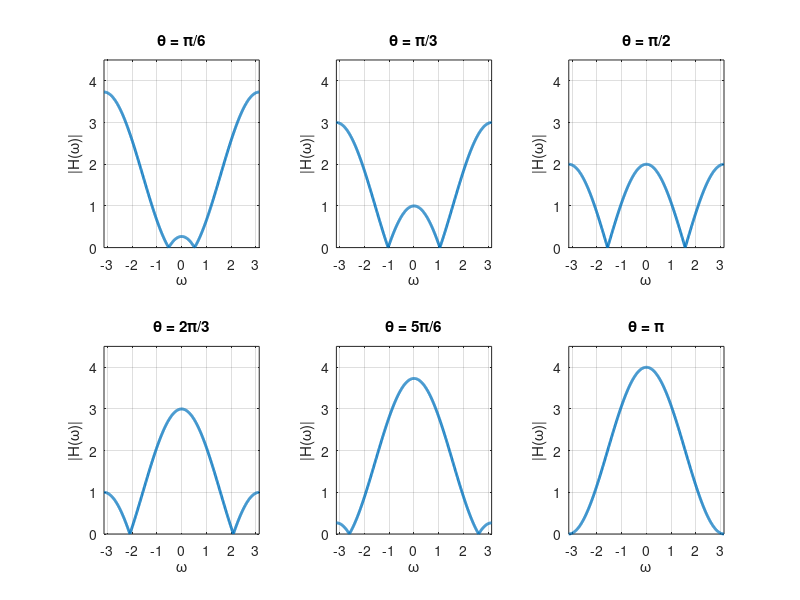

Reproduce this figure in MATLAB. (Note: this script raises an error after producing the figure.)
%% 7.3 Design of a Simple FIR Filter
%%7.3.1
clear;
close all;

w = -pi:0.01:pi;
z = exp(1j * w);

H1 = 1 - 2 * cos(pi/6) * z.^(-1) + z.^(-2);
H2 = 1 - 2 * cos(pi/3) * z.^(-1) + z.^(-2);
H3 = 1 - 2 * cos(pi/2) * z.^(-1) + z.^(-2);
H4 = 1 - 2 * cos(2*pi/3) * z.^(-1) + z.^(-2);
H5 = 1 - 2 * cos(5*pi/6) * z.^(-1) + z.^(-2);
H6 = 1 - 2 * cos(pi) * z.^(-1) + z.^(-2);

figure;

subplot(2,3,1);
plot(w, abs(H1), 'LineWidth', 2);
title('\theta = \pi/6');
xlabel('\omega');
ylabel('|H(\omega)|');
grid on;
ylim([0 4.5]); % Set y-axis limits
xlim([-pi pi]); % Set x-axis limits

subplot(2,3,2);
plot(w, abs(H2), 'LineWidth', 2);
title('\theta = \pi/3');
xlabel('\omega');
ylabel('|H(\omega)|');
grid on;
ylim([0 4.5]); % Set y-axis limits
xlim([-pi pi]); % Set x-axis limits

subplot(2,3,3);
plot(w, abs(H3), 'LineWidth', 2);
title('\theta = \pi/2');
xlabel('\omega');
ylabel('|H(\omega)|');
grid on;
ylim([0 4.5]); % Set y-axis limits
xlim([-pi pi]); % Set x-axis limits

subplot(2,3,4);
plot(w, abs(H4), 'LineWidth', 2);
title('\theta = 2\pi/3');
xlabel('\omega');
ylabel('|H(\omega)|');
grid on;
ylim([0 4.5]); % Set y-axis limits
xlim([-pi pi]); % Set x-axis limits

subplot(2,3,5);
plot(w, abs(H5), 'LineWidth', 2);
title('\theta = 5\pi/6');
xlabel('\omega');
ylabel('|H(\omega)|');
grid on;
ylim([0 4.5]); % Set y-axis limits
xlim([-pi pi]); % Set x-axis limits

subplot(2,3,6);
plot(w, abs(H6), 'LineWidth', 2);
title('\theta = \pi');
xlabel('\omega');
ylabel('|H(\omega)|');
grid on;
ylim([0 4.5]); % Set y-axis limits
xlim([-pi pi]); % Set x-axis limits

sgtitle('Magnitude Response of the Filter for Different \theta Values by 曹正阳');

% Save the figure as a PNG file
saveas(gcf, '7.3_filter_magnitude_response.png');


%% 7.3.2
clear;
close all;

% Load the audio signal and apply the FIR filter
load nspeech1;
filtered_signal = FIRfilter(nspeech1);

if 0 == 1
    sound(nspeech1)
else
    sound(filtered_signal)
end

% Extract segments for visualization
original_segment = nspeech1(100:200);
original_full = nspeech1(100:1100);
filtered_segment = filtered_signal(100:200);
filtered_full = filtered_signal(100:1100);

% Compute DTFT for visualization
[X_original, w_original] = DTFT(original_full, 0);
[X_filtered, w_filtered] = DTFT(filtered_full, 0);

% Set a common color
line_color = 'b-';
line_width = 0.8;  % Adjust the line width

% Plotting with a larger figure window size
figure('Position', [100, 100, 1000, 800]);

subplot(2, 2, 1);
plot(0:length(original_segment) - 1, original_segment, line_color, 'LineWidth', line_width);
title('Original Signal (Time Domain)');
xlabel('Sample Index');
ylabel('Amplitude');

subplot(2, 2, 2);
plot(w_original, 20 * log10(abs(X_original)), line_color, 'LineWidth', line_width);
title('Original Signal (Magnitude of DTFT in dB)');
xlabel('Frequency (rad/sample)');
ylabel('|X(w)| (dB)');

subplot(2, 2, 3);
plot(0:length(filtered_segment) - 1, filtered_segment, line_color, 'LineWidth', line_width);
title('Filtered Signal (Time Domain)');
xlabel('Sample Index');
ylabel('Amplitude');

subplot(2, 2, 4);
plot(w_filtered, 20 * log10(abs(X_filtered)), line_color, 'LineWidth', line_width);
title('Filtered Signal (Magnitude of DTFT in dB)');
xlabel('Frequency (rad/sample)');
ylabel('|X(w)| (dB)');

% Custom sgtitle
sgtitle('Audio Signal and FIR Filtering Analysis by 曹正阳');

% Save the figure with a different name
saveas(gcf, 'audio_signal_fir_filtering_analysis.png');
%% 7.4 Design of a Simple IIR Filter
%%7.4.1
clear;
close all;
% Frequency range
w = -pi:0.01:pi;
z = exp(1j * w);

% Define different values for r
r_values = [0.99, 0.9, 0.7, 0.5, 0.3];

% Initialize the subplot layout
figure('Position', [100, 100, 1200, 800]);

% Loop through each value of r
for i = 1:length(r_values)
    % Calculate Hi for the current r
    Hi = (1 - r_values(i)) ./ (1 - 2 * r_values(i) * cos(pi/3) * z.^(-1) + (r_values(i)^2) * (z.^(-2)));

    Hi_dB = 20 * log10(abs(Hi));
    % Create a subplot for each r value
    subplot(1, 5, i);
    plot(w, abs(Hi), 'LineWidth', 1.5);
    title(['r = ' num2str(r_values(i))]);
    xlabel('\omega');
    ylabel('|H_i(\omega)|');
    grid on;
    xlim([-pi pi]); % Set x-axis limits
    ylim([0 0.9])
end

sgtitle('Magnitude Response of H_i(z) for Different r Values by 曹正阳');
saveas(gcf, '7.4magnitude_response_plot.png');

%% 7.4.2
clear;
close all;
load pcm;

% Extracting segments for visualization
original_signal = pcm(100:200);
full_original_signal = pcm(100:1100);

% Time indices for plots
time_indices = 0:length(original_signal) - 1;

% Compute DTFT for the original signal
[X_original, freq_original] = DTFT(full_original_signal, 0);

% Apply IIR filter to the signal
filtered_signal = IIRfilter(pcm);

if 0 == 1
    sound(pcm)
else
    sound(filtered_signal)
end

% Extract segments for visualization
filtered_segment = filtered_signal(100:200);
full_filtered_signal = filtered_signal(100:1100);

% Compute DTFT for the filtered signal
[X_filtered, freq_filtered] = DTFT(full_filtered_signal, 0);

% Angular frequency range around theta
theta = (3146 / 8000) * 2 * pi;
zoomed_freq_range = freq_original(freq_original > (theta - 0.02) & freq_original < (theta + 0.02));

% Extract corresponding values for zoomed DTFT
zoomed_original_DTFT = X_original(freq_original > (theta - 0.02) & freq_original < (theta + 0.02));
zoomed_filtered_DTFT = X_filtered(freq_original > (theta - 0.02) & freq_original < (theta + 0.02));

% Plotting
figure('Position', [100, 100, 1000, 800]);

subplot(3, 2, 1);
plot(time_indices, original_signal);
title('Original Signal (Time Domain)');
xlabel('Sample Index');
ylabel('Amplitude');
ylim([-0.1 0.1]);

subplot(3, 2, 2);
plot(freq_original, 20 * log10(abs(X_original)));
title('Original Signal (Magnitude of DTFT in dB)');
xlabel('Frequency (rad/sample)');
ylabel('|X(w)| (dB)');
xlim([-pi pi]);
ylim([-40 40]);

subplot(3, 2, 3);
plot(time_indices, filtered_segment);
title('Filtered Signal (Time Domain)');
xlabel('Sample Index');
ylabel('Amplitude');
ylim([-0.1 0.1]);

subplot(3, 2, 4);
plot(freq_filtered, 20 * log10(abs(X_filtered)));
title('Filtered Signal (Magnitude of DTFT in dB)');
xlabel('Frequency (rad/sample)');
ylabel('|X(w)| (dB)');
xlim([-pi pi]);
ylim([-40 40]);

subplot(3, 2, 5);
stem(zoomed_freq_range, 20 * log10(abs(zoomed_original_DTFT)));
title('Zoomed DTFT of Original Signal');
xlabel('Frequency (rad/sample)');
ylabel('|X(w)| (dB)');
ylim([0 30]);

subplot(3, 2, 6);
stem(zoomed_freq_range, 20 * log10(abs(zoomed_filtered_DTFT)));
title('Zoomed DTFT of Filtered Signal');
xlabel('Frequency (rad/sample)');
ylabel('|X(w)| (dB)');
ylim([0 30]);

% Custom sgtitle
sgtitle('Audio Signal and IIR Filtering Analysis by 曹正阳');

% Save the figure with a different name
saveas(gcf, 'audio_signal_iir_filtering_analysis_with_r=0.995.png');

%% 7.6 Filter Design Using Truncation
clear;
close all;

% Load the noisy speech signal
load nspeech2;

% Cutoff frequency for the lowpass filter
cutoff_freq = 2.0;
% Define passband, transition band, and stopband limits
passband_limit = 1.8;
stopband_limit = 2.2;

% Filter sizes
filter_size1 = 21;
filter_size2 = 101;

% Compute the filters
filter1 = LPFtrunc(filter_size1, cutoff_freq);
filter2 = LPFtrunc(filter_size2, cutoff_freq);

% Compute the magnitude responses
[magnitude_response1, frequency1] = DTFT(filter1, 512);
[magnitude_response2, frequency2] = DTFT(filter2, 512);

% Plot the magnitude responses (not in decibels)
figure;
subplot(2, 1, 1);
plot(frequency1, abs(magnitude_response1), 'LineWidth', 1.5);
title(['Magnitude Response - Filter Size: ' num2str(filter_size1)]);
xlabel('\omega');
ylabel('|H(e^{j\omega})|');
% Add annotations for passband, transition band, and stopband
hold on;
% Use drawrectangle to mark the passband, transition band, and stopband
rectangle('Position', [-passband_limit, 0.95, 2*passband_limit, 0.14], 'EdgeColor', 'r', 'LineStyle', '--');  % Passband
rectangle('Position', [passband_limit, 0, 2*(cutoff_freq-passband_limit)-0.02, 1.09], 'EdgeColor', 'b', 'LineStyle', '--');  % Transition band
rectangle('Position', [-passband_limit-2*(cutoff_freq-passband_limit)+0.02, 0, 2*(cutoff_freq-passband_limit)-0.02, 1.09], 'EdgeColor', 'b', 'LineStyle', '--');  % Transition band
rectangle('Position', [stopband_limit-0.02, 0, pi-stopband_limit+0.02, 0.1], 'EdgeColor', 'g', 'LineStyle', '--');  % Stopband
rectangle('Position', [-pi, 0, pi-stopband_limit+0.02, 0.1], 'EdgeColor', 'g', 'LineStyle', '--');  % Stopband
grid on;  % Add grid lines for better visualization

subplot(2, 1, 2);
plot(frequency2, abs(magnitude_response2), 'LineWidth', 1.5);
title(['Magnitude Response - Filter Size: ' num2str(filter_size2)]);
xlabel('\omega');
ylabel('|H(e^{j\omega})|');
% Add annotations for passband, transition band, and stopband
hold on;
rectangle('Position', [-passband_limit-0.14, 0.93, 2*passband_limit+0.28, 0.18], 'EdgeColor', 'r', 'LineStyle', '--');  % Passband
rectangle('Position', [1.93895, 0, 0.1, 1.11], 'EdgeColor', 'b', 'LineStyle', '--');  % Transition band
rectangle('Position', [-2.037, 0, 0.1, 1.11], 'EdgeColor', 'b', 'LineStyle', '--');  % Transition band
rectangle('Position', [2.04, 0, 1.1, 0.1], 'EdgeColor', 'g', 'LineStyle', '--');  % Stopband
rectangle('Position', [-pi, 0, pi-stopband_limit+0.166, 0.1], 'EdgeColor', 'g', 'LineStyle', '--');  % Stopband
grid on;  % Add grid lines for better visualization

% Save the figure as PNG
saveas(gcf, 'magnitude_response_plot_for_truncation_filter.png');

% Plot the magnitude responses (in decibels)
figure;
subplot(2, 1, 1);
plot(frequency1, 20*log(abs(magnitude_response1)), 'LineWidth', 1.5);
title(['Magnitude Response - Filter Size: ' num2str(filter_size1)]);
xlabel('\omega');
ylabel('|H(e^{j\omega})| (dB)');
grid on;  % Add grid lines for better visualization

subplot(2, 1, 2);
plot(frequency2, 20*log(abs(magnitude_response2)), 'LineWidth', 1.5);
title(['Magnitude Response - Filter Size: ' num2str(filter_size2)]);
xlabel('\omega');
ylabel('|H(e^{j\omega})| (dB)');
grid on;  % Add grid lines for better visualization

% Save the figure as PNG
saveas(gcf, 'magnitude_response_plot_for_truncation_filter_in_dB.png');

% Convolve the filters with the noisy speech signal
filtered_signal1 = conv(nspeech2, filter1, 'same');
filtered_signal2 = conv(nspeech2, filter2, 'same');

% Adjust volume for better listening experience
filtered_signal1 = filtered_signal1 * 2;
filtered_signal2 = filtered_signal2 * 2;

% Listen to the unfiltered and filtered signals
sound(nspeech2);
pause(length(nspeech2)/8000);  % Pause to allow completion of the first sound
sound(filtered_signal1, 8000);
pause(length(filtered_signal1)/8000);  % Pause to allow completion of the second sound
sound(filtered_signal2, 8000);

%% 7.7 Filter Design Using Standard Windows
clear;
close all;

N = 0:20; % Extend the range to add more blank points
rectangular = ones(21, 1);
hanning = hann(21);
ham = hamming(21);
blackm = blackman(21);

[X1, w1] = DTFT(rectangular, 512);
[X2, w2] = DTFT(hanning, 512);
[X3, w3] = DTFT(ham, 512);
[X4, w4] = DTFT(blackm, 512);

H = ((2/pi) .* sinc((2/pi) .* (N - (0.5 * (length(N) - 1)))))';
w = H .* ham;
[X, W] = DTFT(w, 512);

% Figure 1: Time-domain representation of windows
figure;
subplot(221);
stem(N, rectangular, 'o-');
title('Rectangular window');
xlabel('Sample Index');
ylabel('Amplitude');
ylim([0 1.1]);

subplot(222);
plot(N, hanning, 'o-');
title('Hanning window');
xlabel('Sample Index');
ylabel('Amplitude');
ylim([0 1.1]);

subplot(223);
plot(N, ham, 'o-');
title('Hamming window');
xlabel('Sample Index');
ylabel('Amplitude');
ylim([0 1.1]);

subplot(224);
plot(N, blackm, 'o-');
title('Blackman window');
xlabel('Sample Index');
ylabel('Amplitude');
ylim([0 1.1]);

saveas(gcf, 'time_domain_windows.png');

% Figure 2: Frequency-domain representation of windows
figure;
subplot(221);
plot(w1, 20*log10(abs(X1)));
title('DTFT of Rectangular window');
xlabel('\omega');
ylabel('Magnitude (dB)');

subplot(222);
plot(w2, 20*log10(abs(X2)));
title('DTFT of Hanning window');
xlabel('\omega');
ylabel('Magnitude (dB)');

subplot(223);
plot(w3, 20*log10(abs(X3)));
title('DTFT of Hamming window');
xlabel('\omega');
ylabel('Magnitude (dB)');

subplot(224);
plot(w4, 20*log10(abs(X4)));
title('DTFT of Blackman window');
xlabel('\omega');
ylabel('Magnitude (dB)');

saveas(gcf, 'frequency_domain_windows.png');

% Figure 3: Filter Impulse response and DTFT
figure;
subplot(121);
plot(N, w, 'o-');
title('Filter Impulse response');
xlabel('Sample Index');
ylabel('Amplitude');

subplot(122);
plot(W, 20*log10(abs(X)));
title('Magnitude of Filter DTFT');
xlabel('\omega');
ylabel('Magnitude (dB)');

saveas(gcf, 'filter_impulse_response_and_dtft.png');

%% 7.8 Filter Design Using the Kaiser Window
clear;
close all;
% Time indices
n = 0:20;
% Generate Kaiser windows for different beta values
kaiserWindow1 = kaiser(21, 0);
kaiserWindow2 = kaiser(21, 1);
kaiserWindow3 = kaiser(21, 5);

% Compute the DTFTs for each Kaiser window
[X1, w1] = DTFT(kaiserWindow1, 512);
[X2, w2] = DTFT(kaiserWindow2, 512);
[X3, w3] = DTFT(kaiserWindow3, 512);

% Plot the Kaiser windows and their DTFTs
figure(1);
sgtitle('Kaiser Windows and their DTFTs by曹正阳');
subplot(3, 2, 1);
stem(n, kaiserWindow1, 'o-');
xlabel('n(s)');
title('Kaiser window for \beta = 0');
ylim([0 1.1]);

subplot(3, 2, 2);
plot(w1, 20*log10(abs(X1)));
xlabel('w(rad)');
title('Magnitude of DTFT for \beta = 0');
ylim([-60 30]);

subplot(3, 2, 3);
stem(n, kaiserWindow2, 'o-');
xlabel('n(s)');
title('Kaiser window for \beta = 1');
ylim([0 1.1]);

subplot(3, 2, 4);
plot(w2, 20*log10(abs(X2)));
xlabel('w(rad)');
title('Magnitude of DTFT for \beta = 1');
ylim([-60 30]);

subplot(3, 2, 5);
stem(n, kaiserWindow3, 'o-');
xlabel('n(s)');
title('Kaiser window for \beta = 5');
ylim([0 1.1]);

subplot(3, 2, 6);
plot(w3, 20*log10(abs(X3)));
xlabel('w(rad)');
title('Magnitude of DTFT for \beta = 5');
ylim([-60 30]);


% Design a filter using a Kaiser window
figure(2);
load nspeech2;
omega_p = 1.8;
omega_c = 2.0;
omega_s = 2.2;
delta_p = 0.05;
delta_s = 0.005;
kaiserBeta = 4.0909;
filterOrder = 51;
kaiserWindow = kaiser(filterOrder, kaiserBeta);
filterImpulseResponse = LPFtrunc(filterOrder, 2);
filteredFilter = filterImpulseResponse .* kaiserWindow';
[H, omega] = DTFT(filteredFilter, 512);

% Plot the magnitude response of the filter
sgtitle('Magnitude Response of Filter Designed with Kaiser Window by 曹正阳');

% Plot 1: Entire frequency response
subplot(3, 1, 1);
plot(omega, abs(H));
title('Entire Frequency Response');
xlabel('Frequency (\omega)');
ylabel('Magnitude');
xlim([-pi, pi]);
ylim([-0.1, 1.1]);

% Plot 2: Zoom in on passband ripple
subplot(3, 1, 2);
plot(omega, abs(H));
title('Zoom In on Passband Ripple');
xlabel('Frequency (\omega)');
ylabel('Magnitude');
xlim([-pi, pi]);
ylim([-0.1, 1.1]);
axis([omega_p-0.2, omega_p+0.2, 1-delta_p, 1+delta_p]);
% Plot 3: Zoom in on stopband ripple
subplot(3, 1, 3);
plot(omega, abs(H));
title('Zoom In on Stopband Ripple');
xlabel('Frequency (\omega)');
ylabel('Magnitude');
xlim([-pi, pi]);
ylim([-0.1, 1.1]);
axis([omega_s-0.2, omega_s+0.2, 0, delta_s]);


% Apply the filter to the noisy speech signal
filteredSpeech = conv(filteredFilter, nspeech2);
[filteredDTFT, filteredOmega] = DTFT(filteredSpeech(10001:10400), 1024);

% Plot the magnitude response of the filtered signal
figure(3);
plot(filteredOmega, 20*log10(abs(filteredDTFT)));
title('Magnitude of Filtered nspeech2(10001:10400) in dB');
xlim([-3.5 3.5]);

% Save all figures as PNG
saveas(figure(1), 'kaiser_windows_and_dtfts.png');
saveas(figure(2), 'magnitude_response_kaiser_filter.png');
saveas(figure(3), 'magnitude_response_filtered_signal.png');

% Play the sounds
sound(nspeech2, 8e3);
pause(length(nspeech2)/8e3);  % Pause to listen to the original sound
sound(filteredSpeech, 8e3);


%% FUNCTIONS
function y = FIRfilter(x)
    % Compute DTFT
    [X, w] = DTFT(x, 0);
    % Find the index of the maximum magnitude in the DTFT
    [~, Imax] = max(abs(X));
    % Design the FIR filter
    theta = w(Imax);
    h = [1 -2*cos(theta) 1];
    % Apply the FIR filter using convolution
    y = conv(x, h, 'same');
end

function y = IIRfilter(x)
    % Parameters
    theta = (3146 / 8000) * 2 * pi;
    r = 0.995;
    % Length of input signal
    N = length(x);
    % Initialize output signal
    y = zeros(1, N);
    % Apply recursive difference equation
    y(1) = (1-r)*x(1);
    y(2) = (1-r)*x(2) + 2 * r * cos(theta)*y(1);
    for i = 3:N
        y(i) = (1-r)*x(i) + 2 * r * cos(theta) * y(i - 1) - (r^2) * y(i - 2);
    end
end

function h = LPFtrunc(N, wc)
    % LPFtrunc: Compute the truncated and shifted impulse response of a lowpass filter
    % Check if N is even, if so, make it odd
    if mod(N, 2) == 0
        N = N + 1;
    end
    % Compute the truncated and shifted impulse response
    n = -(N-1)/2:(N-1)/2;
    h = wc/pi * sinc(wc * n / pi);
end

